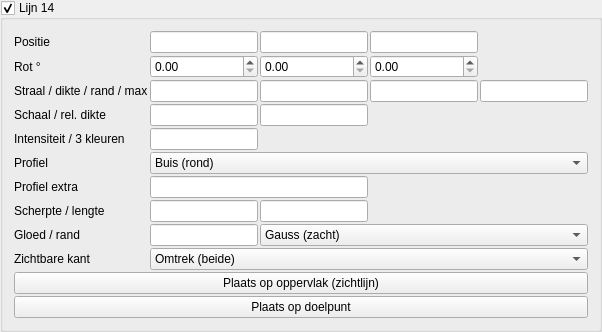
       <widget class="MyGroupBox" name="groupCheck_pattern_line_trap_14_enabled">
        <property name="title">
         <string>Lijn 14</string>
        </property>
        <property name="checkable">
         <bool>true</bool>
        </property>
        <layout class="QGridLayout" name="gridLayout_pattern_line_14">
         <property name="spacing">
          <number>2</number>
         </property>
         <item row="0" column="0">
          <widget class="QLabel" name="label_pattern_line_14_pos">
           <property name="text">
            <string>Positie</string>
           </property>
          </widget>
         </item>
         <item row="0" column="1">
          <widget class="MyLineEdit" name="vect3_pattern_line_trap_14_position_x"/>
         </item>
         <item row="0" column="2">
          <widget class="MyLineEdit" name="vect3_pattern_line_trap_14_position_y"/>
         </item>
         <item row="0" column="3">
          <widget class="MyLineEdit" name="vect3_pattern_line_trap_14_position_z"/>
         </item>
         <item row="1" column="0">
          <widget class="QLabel" name="label_pattern_line_14_rot">
           <property name="text">
            <string>Rot °</string>
           </property>
          </widget>
         </item>
         <item row="1" column="1">
          <widget class="MyDoubleSpinBox" name="spinboxd3_pattern_line_trap_14_rotation_x"/>
         </item>
         <item row="1" column="2">
          <widget class="MyDoubleSpinBox" name="spinboxd3_pattern_line_trap_14_rotation_y"/>
         </item>
         <item row="1" column="3">
          <widget class="MyDoubleSpinBox" name="spinboxd3_pattern_line_trap_14_rotation_z"/>
         </item>
         <item row="2" column="0">
          <widget class="QLabel" name="label_pattern_line_14_radius">
           <property name="text">
            <string>Straal / dikte / rand / max</string>
           </property>
           <property name="toolTip">
            <string>Straal = profielgrootte. Dikte = schaal van de SDF-band. Rand = afronding hoeken. Max = afstand-limiet voor de gloed (0 = uit in praktijk volgens instelling).</string>
           </property>
          </widget>
         </item>
         <item row="2" column="1">
          <widget class="MyLineEdit" name="logedit_pattern_line_trap_14_radius"/>
         </item>
         <item row="2" column="2">
          <widget class="MyLineEdit" name="logedit_pattern_line_trap_14_thickness"/>
         </item>
         <item row="2" column="3">
          <widget class="MyLineEdit" name="logedit_pattern_line_trap_14_edge_softness"/>
         </item>
         <item row="2" column="4">
          <widget class="MyLineEdit" name="logedit_pattern_line_trap_14_max_distance"/>
         </item>
         <item row="3" column="0">
          <widget class="QLabel" name="label_pattern_line_14_scale">
           <property name="text">
            <string>Schaal / rel. dikte</string>
           </property>
           <property name="toolTip">
            <string>Schaal: uniform het dwarsprofiel (YZ). Relatieve dikte: factor op de gloedband t.o.v. Dikte (1 = standaard).</string>
           </property>
          </widget>
         </item>
         <item row="3" column="1">
          <widget class="MyLineEdit" name="logedit_pattern_line_trap_14_scale"/>
         </item>
         <item row="3" column="2">
          <widget class="MyLineEdit" name="logedit_pattern_line_trap_14_relative_thickness"/>
         </item>
         <item row="4" column="0">
          <widget class="QLabel" name="label_pattern_line_14_int">
           <property name="text">
            <string>Intensiteit / 3 kleuren</string>
           </property>
           <property name="toolTip">
            <string>Gradient langs de gloed: kern (kleur 1) → midden (2) → rand (3). Zelfde RGB = effen.</string>
           </property>
          </widget>
         </item>
         <item row="4" column="1">
          <widget class="MyLineEdit" name="logedit_pattern_line_trap_14_intensity"/>
         </item>
         <item row="4" column="2">
          <widget class="MyColorButton" name="colorButton_pattern_line_trap_14_color"/>
         </item>
         <item row="4" column="3">
          <widget class="MyColorButton" name="colorButton_pattern_line_trap_14_color_2"/>
         </item>
         <item row="4" column="4">
          <widget class="MyColorButton" name="colorButton_pattern_line_trap_14_color_3"/>
         </item>
         <item row="5" column="0">
          <widget class="QLabel" name="label_pattern_line_14_shape">
           <property name="text">
            <string>Profiel</string>
           </property>
           <property name="toolTip">
            <string>Dwarsdoorsnede loodrecht op de as (lokale X).</string>
           </property>
          </widget>
         </item>
         <item row="5" column="1" colspan="4">
          <widget class="MyComboBox" name="comboBox_pattern_line_trap_14_shape">
           <item>
            <property name="text">
             <string>Buis (rond)</string>
            </property>
           </item>
           <item>
            <property name="text">
             <string>Lint (vlak)</string>
            </property>
           </item>
           <item>
            <property name="text">
             <string>Vierkant</string>
            </property>
           </item>
           <item>
            <property name="text">
             <string>Ruit</string>
            </property>
           </item>
           <item>
            <property name="text">
             <string>Ovaal</string>
            </property>
           </item>
           <item>
            <property name="text">
             <string>Zeshoek</string>
            </property>
           </item>
           <item>
            <property name="text">
             <string>Kruis</string>
            </property>
           </item>
           <item>
            <property name="text">
             <string>Achthoek</string>
            </property>
           </item>
           <item>
            <property name="text">
             <string>Squircle</string>
            </property>
           </item>
           <item>
            <property name="text">
             <string>Ring</string>
            </property>
           </item>
         </widget>
         </item>
         <item row="6" column="0">
          <widget class="QLabel" name="label_pattern_line_14_shape_aux">
           <property name="text">
            <string>Profiel extra</string>
           </property>
           <property name="toolTip">
            <string>Ovaal: Z-straal t.o.v. Y (1 = cirkel). Ring: halve dikte van de buis.</string>
           </property>
          </widget>
         </item>
         <item row="6" column="1" colspan="2">
          <widget class="MyLineEdit" name="logedit_pattern_line_trap_14_shape_aux"/>
         </item>
         <item row="7" column="0">
          <widget class="QLabel" name="label_pattern_line_14_sharp_seg">
           <property name="text">
            <string>Scherpte / lengte</string>
           </property>
           <property name="toolTip">
            <string>Scherpte: sterkere piek (hoger = smallere gloed). Lengte: halve lijnlengte langs X (0 = oneindig). Zie ook «Gloed / rand».</string>
           </property>
          </widget>
         </item>
         <item row="7" column="1">
          <widget class="MyLineEdit" name="logedit_pattern_line_trap_14_falloff_sharpness"/>
         </item>
         <item row="7" column="2">
          <widget class="MyLineEdit" name="logedit_pattern_line_trap_14_segment_half_length"/>
         </item>
         <item row="8" column="0">
          <widget class="QLabel" name="label_pattern_line_14_glow">
           <property name="text">
            <string>Gloed / rand</string>
           </property>
           <property name="toolTip">
            <string>Gloedbreedte: hoger = zachtere, bredere rand. Falloff: Gauss, smoothstep, lineair, exponentieel — bepaalt hoe snel het uitsterft (los van de 3-kleur-gradient).</string>
           </property>
          </widget>
         </item>
         <item row="8" column="1">
          <widget class="MyLineEdit" name="logedit_pattern_line_trap_14_glow_spread"/>
         </item>
         <item row="8" column="2" colspan="3">
          <widget class="MyComboBox" name="comboBox_pattern_line_trap_14_falloff_profile">
           <item>
            <property name="text">
             <string>Gauss (zacht)</string>
            </property>
           </item>
           <item>
            <property name="text">
             <string>Strak (smooth)</string>
            </property>
           </item>
           <item>
            <property name="text">
             <string>Hard (lineair)</string>
            </property>
           </item>
           <item>
            <property name="text">
             <string>Exponentieel</string>
            </property>
           </item>
          </widget>
         </item>
         <item row="9" column="0">
          <widget class="QLabel" name="label_pattern_line_14_side">
           <property name="text">
            <string>Zichtbare kant</string>
           </property>
           <property name="toolTip">
            <string>Omtrek: gloed aan beide zijden van de vorm (klassiek). Alleen buiten of binnen: één zijde van het oppervlak — handig om alleen de silhouet-rand te tonen.</string>
           </property>
          </widget>
         </item>
         <item row="9" column="1" colspan="4">
          <widget class="MyComboBox" name="comboBox_pattern_line_trap_14_edge_side">
           <item>
            <property name="text">
             <string>Omtrek (beide)</string>
            </property>
           </item>
           <item>
            <property name="text">
             <string>Alleen buiten</string>
            </property>
           </item>
           <item>
            <property name="text">
             <string>Alleen binnen</string>
            </property>
           </item>
          </widget>
         </item>
         <item row="10" column="0" colspan="5">
          <widget class="QPushButton" name="pushButton_pattern_line_trap_14_place_surface">
           <property name="text">
            <string>Plaats op oppervlak (zichtlijn)</string>
           </property>
          </widget>
         </item>
         <item row="11" column="0" colspan="5">
          <widget class="QPushButton" name="pushButton_pattern_line_trap_14_place_target">
           <property name="text">
            <string>Plaats op doelpunt</string>
           </property>
          </widget>
         </item>
        </layout>
       </widget>
